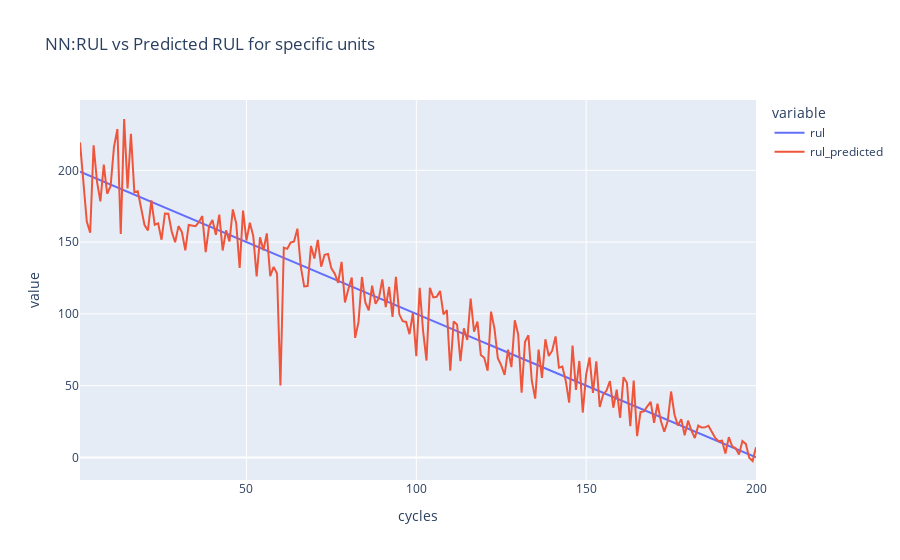

Notebook code cell kept with this figure:
### Code cell
px.line(train_copy.loc[train_copy.unit==100], x='cycles', y=["rul", 'rul_predicted'], title='NN:RUL vs Predicted RUL for specific units')

### Figure 1 — Plotly figure (JSON) as saved in the notebook; plotly's stock layout.template omitted (floating-point values rounded to 4 significant figures; data arrays with more than 128 entries replaced by an {"elided": "..."} marker saying what was removed)
{"data": [{"hovertemplate": "variable=rul<br>cycles=%{x}<br>value=%{y}<extra></extra>", "legendgroup": "rul", "line": {"color": "#636efa", "dash": "solid"}, "marker": {"symbol": "circle"}, "mode": "lines", "name": "rul", "orientation": "v", "showlegend": true, "type": "scatter", "x": {"elided": "200 int values"}, "xaxis": "x", "y": {"elided": "200 int values"}, "yaxis": "y"}, {"hovertemplate": "variable=rul_predicted<br>cycles=%{x}<br>value=%{y}<extra></extra>", "legendgroup": "rul_predicted", "line": {"color": "#EF553B", "dash": "solid"}, "marker": {"symbol": "circle"}, "mode": "lines", "name": "rul_predicted", "orientation": "v", "showlegend": true, "type": "scatter", "x": {"elided": "200 int values"}, "xaxis": "x", "y": {"elided": "200 float values"}, "yaxis": "y"}], "layout": {"legend": {"title": {"text": "variable"}, "tracegroupgap": 0}, "title": {"text": "NN:RUL vs Predicted RUL for specific units"}, "xaxis": {"anchor": "y", "domain": [0, 1], "title": {"text": "cycles"}}, "yaxis": {"anchor": "x", "domain": [0, 1], "title": {"text": "value"}}}}
